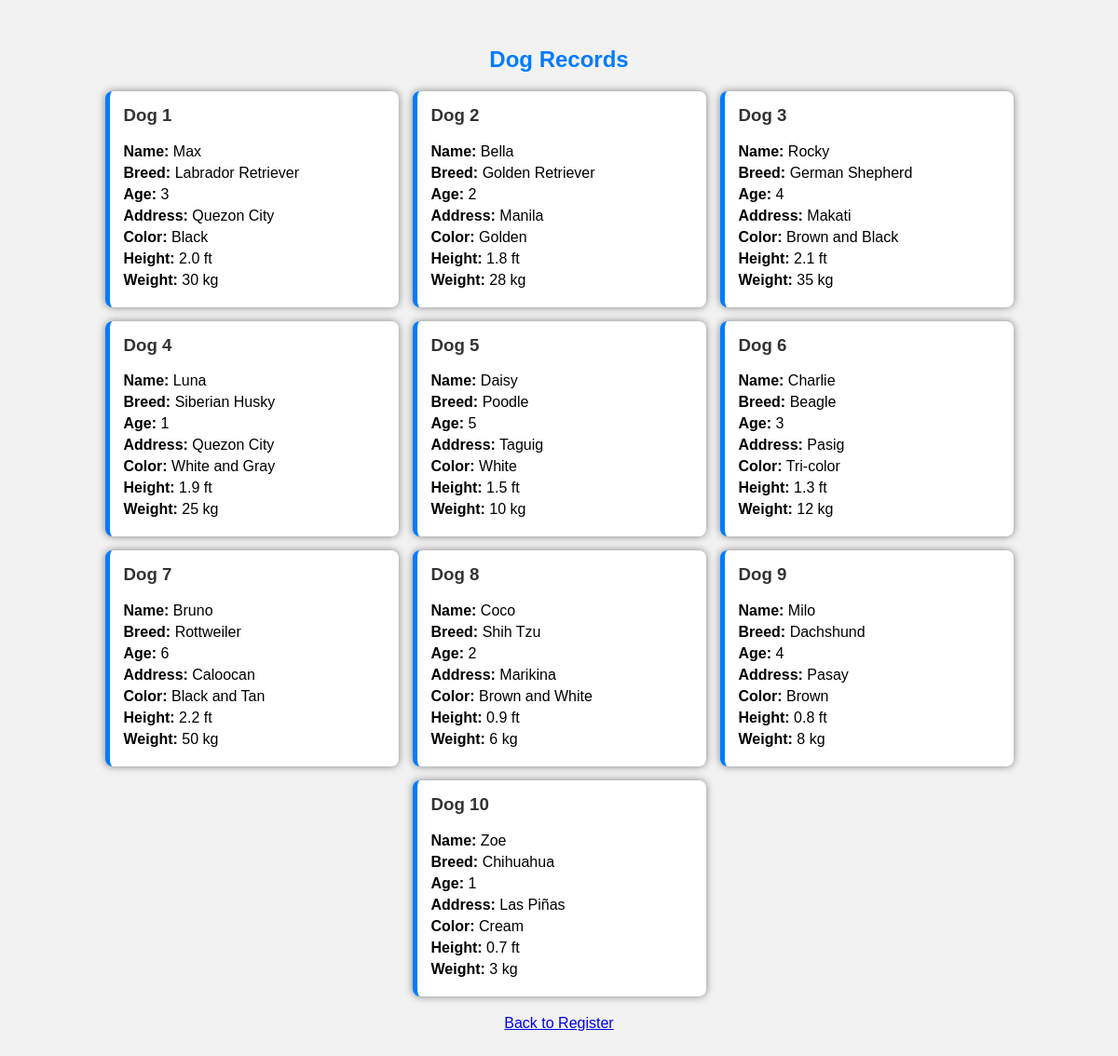
The page /alba_formative6/DogView.php on the database its author committed.
### tables this page shows
CREATE TABLE `dogs` (
  `id` int(11) NOT NULL,
  `name` varchar(50) DEFAULT NULL,
  `breed` varchar(50) DEFAULT NULL,
  `age` varchar(20) DEFAULT NULL,
  `address` varchar(100) DEFAULT NULL,
  `color` varchar(30) DEFAULT NULL,
  `height` varchar(30) DEFAULT NULL,
  `weight` varchar(30) DEFAULT NULL
);

### alba_formative6/DogView.php (the view, shortened to what this page needs)
<?php
$conn = new mysqli("localhost", "root", "", "dog_db");
$sql = "SELECT * FROM dogs";
$result = $conn->query($sql);
$counter = 1;
?>
<!DOCTYPE html>
<html>
<head>
</head>
<body>
<div class="container">
<h2>Dog Records</h2>
<div class="card-container">
<?php
if ($result->num_rows > 0) {
    while($row = $result->fetch_assoc()) {
        echo "<div class='card'>";
        echo "<h3>Dog ".$counter."</h3>";
        echo "<p><strong>Name:</strong> ".$row['name']."</p>";
        echo "<p><strong>Breed:</strong> ".$row['breed']."</p>";
        echo "<p><strong>Age:</strong> ".$row['age']."</p>";
        echo "<p><strong>Address:</strong> ".$row['address']."</p>";
        echo "<p><strong>Color:</strong> ".$row['color']."</p>";
        echo "<p><strong>Height:</strong> ".$row['height']."</p>";
        echo "<p><strong>Weight:</strong> ".$row['weight']."</p>";
        echo "</div>";
        $counter++;
    }
} else {
    echo "<p style='text-align:center;'>No records found</p>";
}
?>
</div>
<a href="DogRegister.php">Back to Register</a>
</div>
</body>
</html>

### alba_formative6/DogView.php (style rules this page uses)
body { font-family: Arial; background-color: #f2f2f2; }
.container { width: 90%; margin: 50px auto; }
h2 { text-align: center; color: #007bff; }
.card-container { display: flex; flex-wrap: wrap; justify-content: center; gap: 15px; }
.card { background: white; width: 280px; padding: 15px; border-radius: 8px; box-shadow: 0px 0px 8px gray; border-left: 5px solid #007bff; }
.card h3 { margin-top: 0; color: #333; }
.card p { margin: 5px 0; }
a { display: block; text-align: center; margin-top: 20px; }

### rows shown on the page
dogs: name "Max", breed "Labrador Retriever", age "3", address "Quezon City", color "Black", height "2.0 ft", weight "30 kg"
dogs: name "Bella", breed "Golden Retriever", age "2", address "Manila", color "Golden", height "1.8 ft", weight "28 kg"
dogs: name "Rocky", breed "German Shepherd", age "4", address "Makati", color "Brown and Black", height "2.1 ft", weight "35 kg"
dogs: name "Luna", breed "Siberian Husky", age "1", address "Quezon City", color "White and Gray", height "1.9 ft", weight "25 kg"
dogs: name "Daisy", breed "Poodle", age "5", address "Taguig", color "White", height "1.5 ft", weight "10 kg"
dogs: name "Charlie", breed "Beagle", age "3", address "Pasig", color "Tri-color", height "1.3 ft", weight "12 kg"
dogs: name "Bruno", breed "Rottweiler", age "6", address "Caloocan", color "Black and Tan", height "2.2 ft", weight "50 kg"
dogs: name "Coco", breed "Shih Tzu", age "2", address "Marikina", color "Brown and White", height "0.9 ft", weight "6 kg"
dogs: name "Milo", breed "Dachshund", age "4", address "Pasay", color "Brown", height "0.8 ft", weight "8 kg"
dogs: name "Zoe", breed "Chihuahua", age "1", address "Las Piñas", color "Cream", height "0.7 ft", weight "3 kg"
